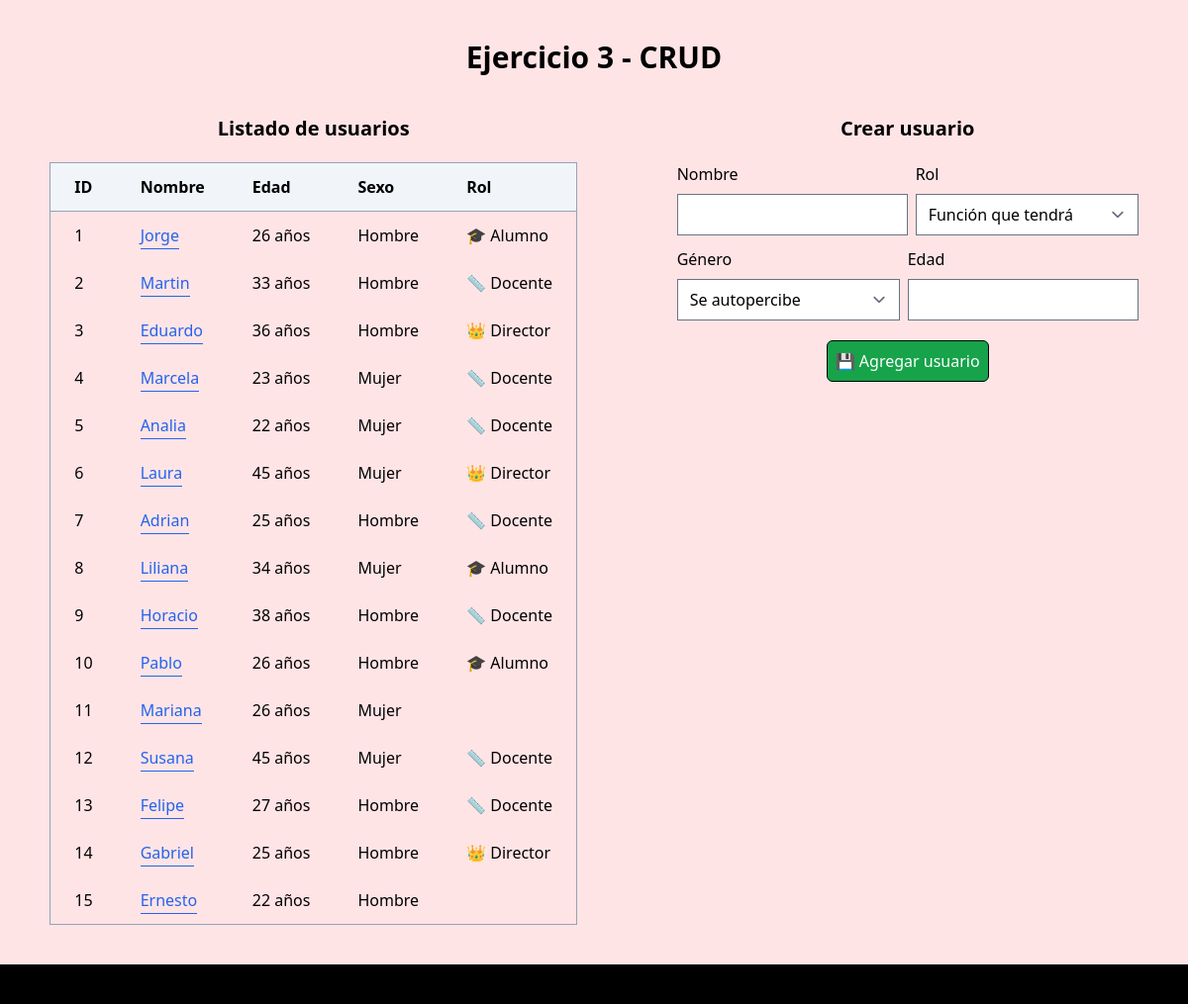
/ejercicio3/public_html/index.php, run on an earlier commit of the app's database.
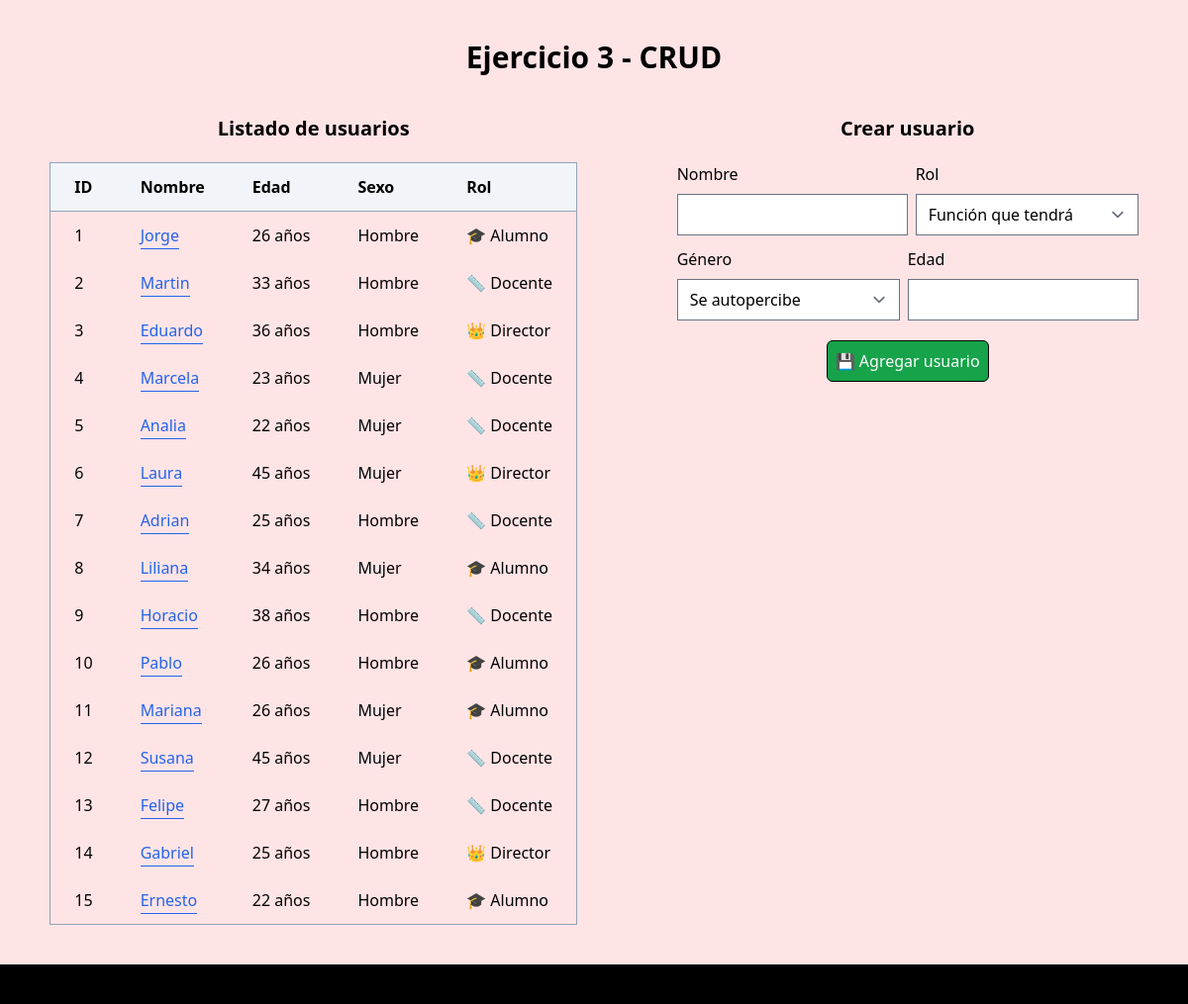
And on a later commit of the database.
### tables this page shows
CREATE TABLE `usuarios` (
  `ID` int(11) NOT NULL AUTO_INCREMENT,
  `NOMBRE` varchar(50) NOT NULL,
  `EDAD` int(2) NOT NULL,
  `SEXO` varchar(1) NOT NULL,
  `ROLID` int(1) NOT NULL,
  PRIMARY KEY (`ID`)
);

### ejercicio3/public_html/index.php (the view, shortened to what this page needs)
<?php
    require_once "db.php";
    $GENDERS = ["H" => "Hombre", "M" => "Mujer"];
    $ROLES = ["1" => "🎓 Alumno", "2" => "📏 Docente", "3" => "👑 Director"];
?>
<?php include('includes/header.php'); ?>
<body class="bg-rose-100">
    <main>
        <div class="font-bold text-3xl text-center p-10">Ejercicio 3 - CRUD</div>
        <div class="flex">
            <div class="mx-auto">
                <div class="font-semibold text-xl text-center mb-5">Listado de usuarios</div>
                <table class="table-auto w-full">
                    <thead class="border border-slate-400 bg-slate-100">
                        <tr class="text-left">
                            <th class="px-6 py-3">ID</th>
                            <th class="px-6 py-3">Nombre</th>
                            <th class="px-6 py-3">Edad</th>
                            <th class="px-6 py-3">Sexo</th>
                            <th class="px-6 py-3">Rol</th>
                        </tr>
                    </thead>
                    <tbody class="border border-slate-400">
                        <?php
                            $result = $mysqli->query("SELECT * FROM usuarios");
                            while($row = $result->fetch_assoc()) { ?>
                            <tr>
                                <td class="px-6 py-3"><?php echo($row['ID']); ?></td>
                                <td class="px-6 py-3">
                                    <a
                                        href="user.php?id=<?php echo($row['ID']); ?>"
                                        class="text-blue-600 border-b border-blue-600 pb-0.5"
                                    >
                                        <?php echo($row['NOMBRE']); ?>
                                    </a>
                                </td>
                                <td class="px-6 py-3"><?php echo($row['EDAD']." años"); ?></td>
                                <td class="px-6 py-3"><?php echo($GENDERS[$row['SEXO']]); ?></td>
                                <td class="px-6 py-3"><?php echo($ROLES[$row['ROLID']]); ?></td>
                            </tr>
                        <?php } ?>
                    </tbody>
                </table>
            </div>
            <div class="mx-auto">
                <div class="font-semibold text-xl text-center mb-5">Crear usuario</div>
                <form action="/" method="POST" autocomplete="off">
                    <div class="flex gap-2 mb-3">
                        <div class="flex flex-col w-1/2">
                            <label for="name" class="mb-2">Nombre</label>
                            <input type="text" id="name" name="name" required>
                        </div>
                        <div class="flex flex-col w-1/2">
                            <label for="role" class="mb-2">Rol</label>
                            <select name="role" id="role" required>
                                <option value="" disabled selected>Función que tendrá</option>
                            </select>
                        </div>
                    </div>
                    <div class="flex gap-2 mb-5">
                        <div class="flex flex-col w-1/2">
                            <label for="gender" class="mb-2">Género</label>
                            <select name="gender" id="gender" required>
                                <option value="" disabled selected>Se autopercibe</option>
                            </select>
                        </div>
                        <div class="flex flex-col w-1/2">
                            <label for="age" class="mb-2">Edad</label>
                            <input type="number" id="age" name="age" required>
                        </div>
                    </div>
                    <div class="flex justify-center">
                        <button
                            type="submit"
                            name="action"
                            value="create"
                            class="
                                bg-green-600 hover:bg-green-700
                                border border-black rounded-md
                                text-white p-2"
                        >
                            💾 Agregar usuario
                        </button>
                    </div>
                </form>
            </div>
        </div>
    </main>
    <footer class="bg-black text-white flex justify-center p-5 mt-10">
    </footer>
</body>
</html>

### ejercicio3/public_html/includes/header.php (shortened to what this page needs)
<!DOCTYPE html>
<html lang="en">
<head>
    <link rel="stylesheet" type="text/css" href="/assets/styles.css"/>
    <script src="/assets/tailwind.js"></script>
</head>

### ejercicio3/public_html/assets/styles.css (style rules this page uses)
html, body { width: 100%; height: 100%; }

What changed in the data, as far as the page shows it:
changed usuarios "Mariana": ROLID (not shown) → "🎓 Alumno"
changed usuarios "Ernesto": ROLID (not shown) → "🎓 Alumno"
